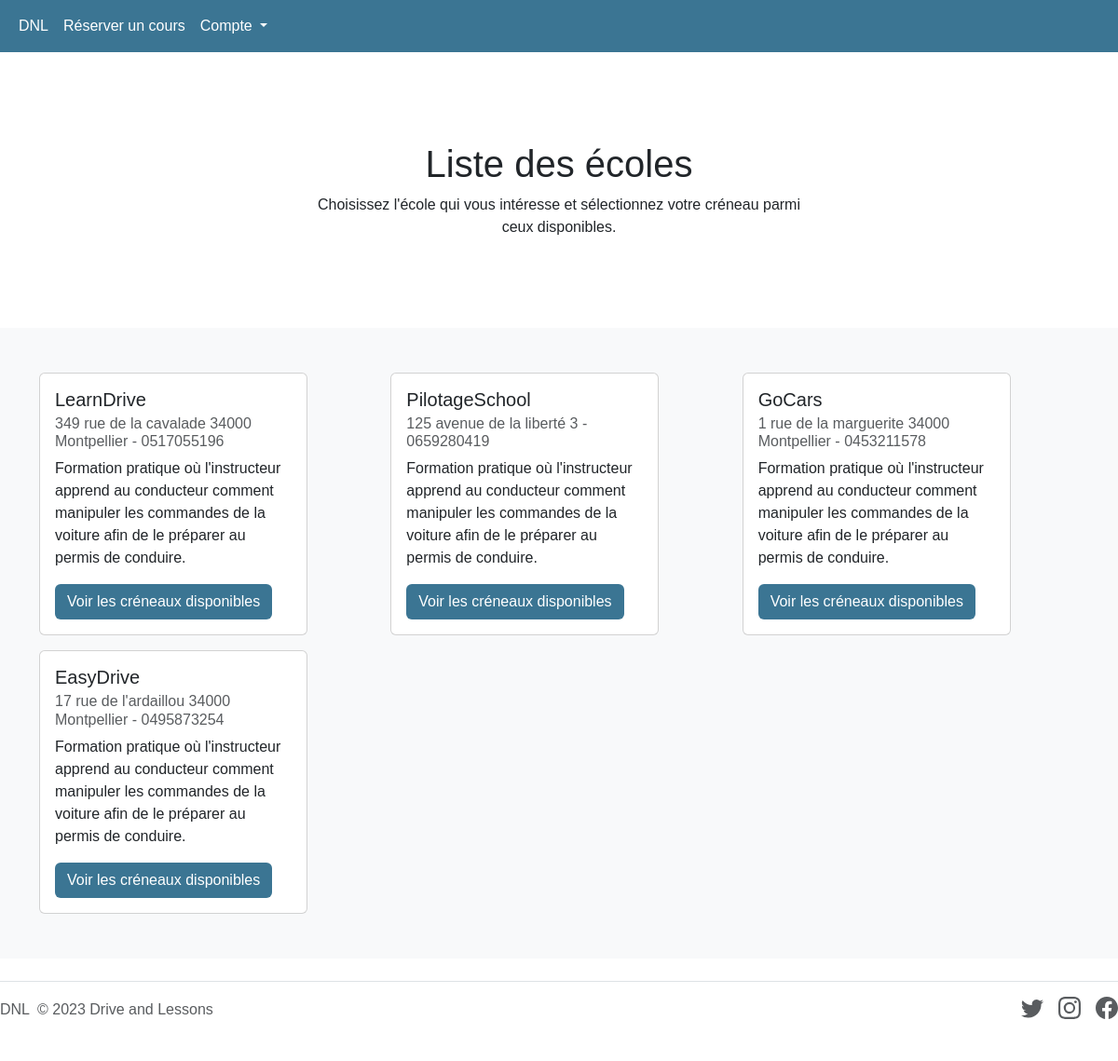
The app's page / (signed in) with its own data.
### pilotageSchool/models.py (models this page shows, shortened)
class School(models.Model):
    id = models.AutoField(primary_key=True)
    name = models.CharField(max_length=200)
    address = models.CharField(max_length=200)
    phone = models.CharField(max_length=10)

### pilotageSchool/views.py (the view)
# urls.py: path('', views.index, name='index'),
def index(request):
    schools = School.objects.all()
    return render(request, 'templates/school_list.html', {'schools': schools})

### pilotageSchool/templates/school_list.html (shortened to what this page needs)
<!doctype html>
<html lang="en">
<head>
    <link href="https://cdn.jsdelivr.net/npm/bootstrap@5.3.0-alpha1/dist/css/bootstrap.min.css" rel="stylesheet">
    <link rel="stylesheet" href="https://cdnjs.cloudflare.com/ajax/libs/font-awesome/4.7.0/css/font-awesome.min.css">
</head>
<body>
    {% include 'navbar.html' %}
    <main>
      <section class="py-5 text-center container">
        <div class="row py-lg-5">
          <div class="col-lg-6 col-md-8 mx-auto">
            <h1 class="fw-light">Liste des écoles</h1>
              <p class="card-text">Choisissez l'école qui vous intéresse et sélectionnez votre créneau parmi ceux disponibles.</p>
          </div>
        </div>
      </section>
      <div class="album py-5 bg-light">
        <div class="container">
          <div class="row row-cols-1 row-cols-sm-2 row-cols-md-3 g-3">
            {% for school in schools %}
            <div class="col">
                <div class="card" style="width: 18rem;">
                  <div class="card-body">
                    <h5 class="card-title">{{ school.name }}</h5>
                    <h6 class="card-subtitle mb-2 text-muted">{{ school.address }} - {{ school.phone }}</h6>
                    <p class="card-text">Formation pratique où l'instructeur apprend au conducteur comment manipuler les commandes de la voiture afin de le préparer au permis de conduire.</p>
                  <a href="{% url 'choose_reservation' school.name %}" class="btn">Voir les créneaux disponibles</a>
                  </div>
                </div>
            </div>
            {% endfor %}
          </div>
        </div>
      </div>
    </main>
    {% include 'footer.html' %}
</body>
</html>

### pilotageSchool/templates/school_list.html (style rules this page uses)
body { font-family: 'Optima', sans-serif; }
.navbar, .btn { background-color: rgba(10, 83, 121, 0.8); color: white }

### records on screen
School: name "LearnDrive", address "349 rue de la cavalade 34000 Montpellier", phone "0517055196"
School: name "PilotageSchool", address "125 avenue de la liberté 3", phone "0659280419"
School: name "GoCars", address "1 rue de la marguerite 34000 Montpellier", phone "0453211578"
School: name "EasyDrive", address "17 rue de l'ardaillou 34000 Montpellier", phone "0495873254"
